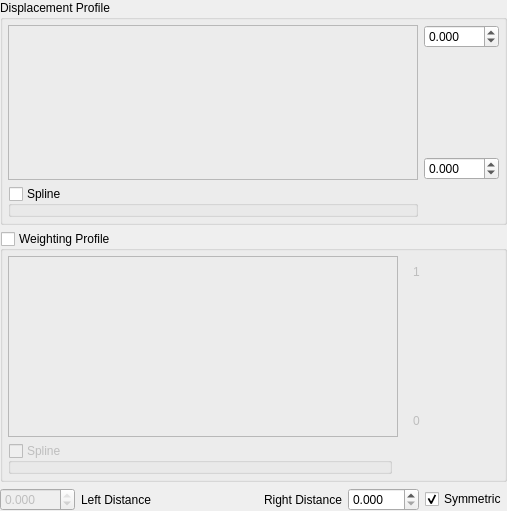
<?xml version="1.0" encoding="UTF-8"?>
<ui version="4.0">
 <class>qtCMBManualFunctionWidget</class>
 <widget class="QWidget" name="qtCMBManualFunctionWidget">
  <property name="geometry">
   <rect>
    <x>0</x>
    <y>0</y>
    <width>507</width>
    <height>511</height>
   </rect>
  </property>
  <property name="windowTitle">
   <string>Form</string>
  </property>
  <layout class="QVBoxLayout" name="verticalLayout">
   <property name="margin">
    <number>0</number>
   </property>
   <item>
    <widget class="QGroupBox" name="displacementBox">
     <property name="title">
      <string>Displacement Profile</string>
     </property>
     <layout class="QGridLayout" name="gridLayout_5" columnstretch="1,0">
      <property name="margin">
       <number>5</number>
      </property>
      <item row="0" column="0">
       <widget class="QFrame" name="displacementChartFrame">
        <property name="frameShape">
         <enum>QFrame::StyledPanel</enum>
        </property>
        <property name="frameShadow">
         <enum>QFrame::Raised</enum>
        </property>
       </widget>
      </item>
      <item row="0" column="1">
       <layout class="QGridLayout" name="gridLayout_4">
        <item row="1" column="0">
         <spacer name="verticalSpacer_3">
          <property name="orientation">
           <enum>Qt::Vertical</enum>
          </property>
          <property name="sizeHint" stdset="0">
           <size>
            <width>20</width>
            <height>40</height>
           </size>
          </property>
         </spacer>
        </item>
        <item row="3" column="0">
         <spacer name="verticalSpacer_5">
          <property name="orientation">
           <enum>Qt::Vertical</enum>
          </property>
          <property name="sizeHint" stdset="0">
           <size>
            <width>20</width>
            <height>40</height>
           </size>
          </property>
         </spacer>
        </item>
        <item row="4" column="0">
         <widget class="QDoubleSpinBox" name="dispacementMinDepthValue">
          <property name="decimals">
           <number>3</number>
          </property>
          <property name="minimum">
           <double>-999.000000000000000</double>
          </property>
          <property name="maximum">
           <double>999.990000000000009</double>
          </property>
          <property name="singleStep">
           <double>0.050000000000000</double>
          </property>
         </widget>
        </item>
        <item row="0" column="0">
         <widget class="QDoubleSpinBox" name="displacementMaxDepthValue">
          <property name="decimals">
           <number>3</number>
          </property>
          <property name="minimum">
           <double>-999.000000000000000</double>
          </property>
          <property name="maximum">
           <double>999.990000000000009</double>
          </property>
          <property name="singleStep">
           <double>0.050000000000000</double>
          </property>
         </widget>
        </item>
       </layout>
      </item>
      <item row="1" column="0">
       <widget class="QGroupBox" name="DisplacementSplineCont">
        <property name="title">
         <string>Spline</string>
        </property>
        <property name="checkable">
         <bool>true</bool>
        </property>
        <property name="checked">
         <bool>false</bool>
        </property>
        <layout class="QGridLayout" name="gridLayout_3">
         <property name="margin">
          <number>0</number>
         </property>
        </layout>
       </widget>
      </item>
     </layout>
    </widget>
   </item>
   <item>
    <widget class="QGroupBox" name="weightingBox">
     <property name="title">
      <string>Weighting Profile</string>
     </property>
     <property name="checkable">
      <bool>true</bool>
     </property>
     <property name="checked">
      <bool>false</bool>
     </property>
     <layout class="QGridLayout" name="gridLayout_6" rowstretch="0,0,0,0" columnstretch="0,1,0,0">
      <property name="margin">
       <number>5</number>
      </property>
      <item row="3" column="1">
       <widget class="QGroupBox" name="WeightingSplineControl">
        <property name="title">
         <string>Spline</string>
        </property>
        <property name="checkable">
         <bool>true</bool>
        </property>
        <property name="checked">
         <bool>false</bool>
        </property>
        <layout class="QGridLayout" name="gridLayout_8">
         <property name="margin">
          <number>0</number>
         </property>
        </layout>
       </widget>
      </item>
      <item row="2" column="1" colspan="2">
       <widget class="QFrame" name="weightingChartFrame">
        <property name="frameShape">
         <enum>QFrame::StyledPanel</enum>
        </property>
        <property name="frameShadow">
         <enum>QFrame::Raised</enum>
        </property>
       </widget>
      </item>
      <item row="2" column="3">
       <widget class="QFrame" name="WeightRange">
        <layout class="QVBoxLayout" name="verticalLayout_8">
         <item>
          <widget class="QLabel" name="label_17">
           <property name="text">
            <string>1                     </string>
           </property>
          </widget>
         </item>
         <item>
          <spacer name="verticalSpacer_4">
           <property name="orientation">
            <enum>Qt::Vertical</enum>
           </property>
           <property name="sizeHint" stdset="0">
            <size>
             <width>17</width>
             <height>129</height>
            </size>
           </property>
          </spacer>
         </item>
         <item>
          <widget class="QLabel" name="label_18">
           <property name="text">
            <string>0</string>
           </property>
          </widget>
         </item>
        </layout>
       </widget>
      </item>
     </layout>
    </widget>
   </item>
   <item>
    <layout class="QHBoxLayout" name="horizontalLayout_7">
     <item>
      <widget class="QDoubleSpinBox" name="leftValue">
       <property name="enabled">
        <bool>false</bool>
       </property>
       <property name="minimumSize">
        <size>
         <width>0</width>
         <height>0</height>
        </size>
       </property>
       <property name="decimals">
        <number>3</number>
       </property>
       <property name="minimum">
        <double>-999.990000000000009</double>
       </property>
       <property name="maximum">
        <double>0.000000000000000</double>
       </property>
       <property name="singleStep">
        <double>0.050000000000000</double>
       </property>
      </widget>
     </item>
     <item>
      <widget class="QLabel" name="label_11">
       <property name="text">
        <string>Left Distance</string>
       </property>
      </widget>
     </item>
     <item>
      <spacer name="horizontalSpacer_10">
       <property name="orientation">
        <enum>Qt::Horizontal</enum>
       </property>
       <property name="sizeHint" stdset="0">
        <size>
         <width>40</width>
         <height>20</height>
        </size>
       </property>
      </spacer>
     </item>
     <item>
      <widget class="QLabel" name="label_12">
       <property name="text">
        <string>Right Distance</string>
       </property>
      </widget>
     </item>
     <item>
      <widget class="QDoubleSpinBox" name="rightValue">
       <property name="decimals">
        <number>3</number>
       </property>
       <property name="maximum">
        <double>999.990000000000009</double>
       </property>
       <property name="singleStep">
        <double>0.050000000000000</double>
       </property>
      </widget>
     </item>
     <item>
      <widget class="QCheckBox" name="Symmetric">
       <property name="enabled">
        <bool>true</bool>
       </property>
       <property name="text">
        <string>Symmetric</string>
       </property>
       <property name="checked">
        <bool>true</bool>
       </property>
      </widget>
     </item>
    </layout>
   </item>
  </layout>
 </widget>
 <resources/>
 <connections/>
</ui>
